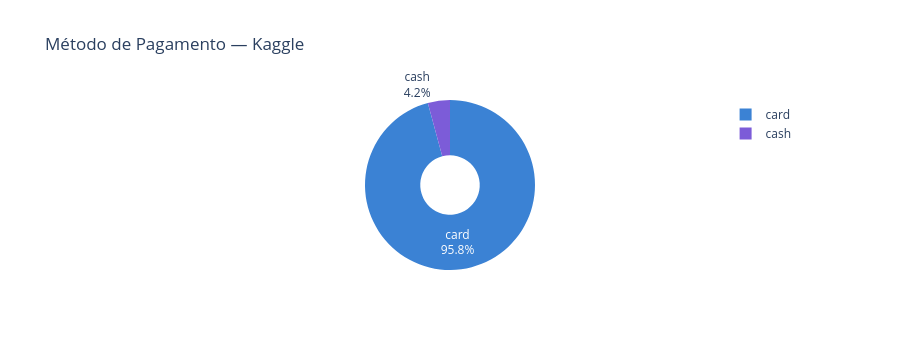

Here is the notebook cell this chart was saved with:
### Code cell
# ── 2.3  Distribuição de `cash_type` ─────────────────────────────────────────

cash_dist = df['cash_type'].value_counts().reset_index()
cash_dist.columns = ['cash_type', 'count']
cash_dist['pct'] = (cash_dist['count'] / cash_dist['count'].sum() * 100).round(1)

print('=== Distribuição de método de pagamento ===')
print(cash_dist.to_string(index=False))

fig_cash = px.pie(
    cash_dist,
    names='cash_type',
    values='count',
    title=f'Método de Pagamento — Kaggle',
    color_discrete_sequence=['#3b82d4', '#7c5cd8'],
    template='plotly_white',
    hole=0.35,
)
fig_cash.update_traces(textinfo='percent+label')
fig_cash.update_layout(height=350)
fig_cash.show()

### Figure 1 — Plotly figure (JSON) as saved in the notebook; plotly's stock layout.template omitted (floating-point values rounded to 4 significant figures)
{"data": [{"domain": {"x": [0, 1], "y": [0, 1]}, "hole": 0.35, "hovertemplate": "cash_type=%{label}<br>count=%{value}<extra></extra>", "labels": ["card", "cash"], "legendgroup": "", "name": "", "showlegend": true, "textinfo": "percent+label", "type": "pie", "values": [3719, 163]}], "layout": {"height": 350, "legend": {"tracegroupgap": 0}, "piecolorway": ["#3b82d4", "#7c5cd8"], "title": {"text": "Método de Pagamento — Kaggle"}}}
